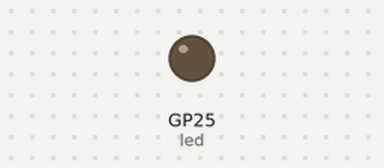
Bench run of a program on a simulated Raspberry Pi Pico running MicroPython. Parts: output pins drawn as LEDs (lit = HIGH). What the program prints to the serial console is not drawn.

Above: at 1.3 s.
At 4.3 s:
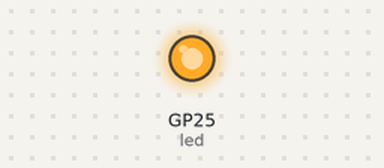
Timing chart, 0 to 6.8 s (numbered marks = the images above):
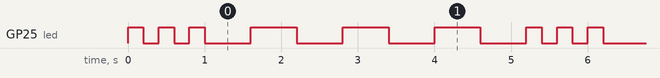

Measured:
- by itself, GP25 (led): repeats every 5.2 s: 2 × (LOW 0.20 s, HIGH 0.20 s), 3 × (LOW 0.60 s, HIGH 0.60 s), LOW 0.60 s, HIGH 0.20 s
- by itself, everything shown: repeats every 5.2 s, in 12 steps

The program:

04_03_sos_return.py
```python
from machine import Pin
from utime import sleep

led = Pin('LED', Pin.OUT)

def parpadeo(veces, espera):
    for x in range(veces):
        led.on()
        sleep(espera)
        led.off()
        sleep(espera)
    return veces * espera * 2

while True:
    print(parpadeo(3, 0.2))
    sleep(0.4)
    print(parpadeo(3, 0.6))
```
